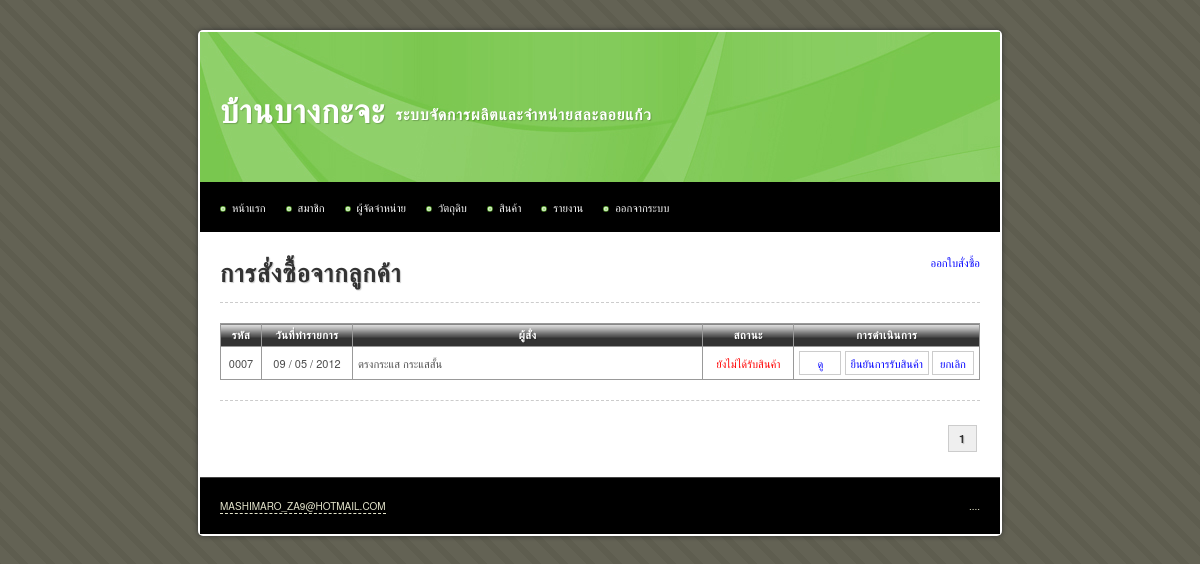
Before: /main/product_order.php (signed in) with the older database file.
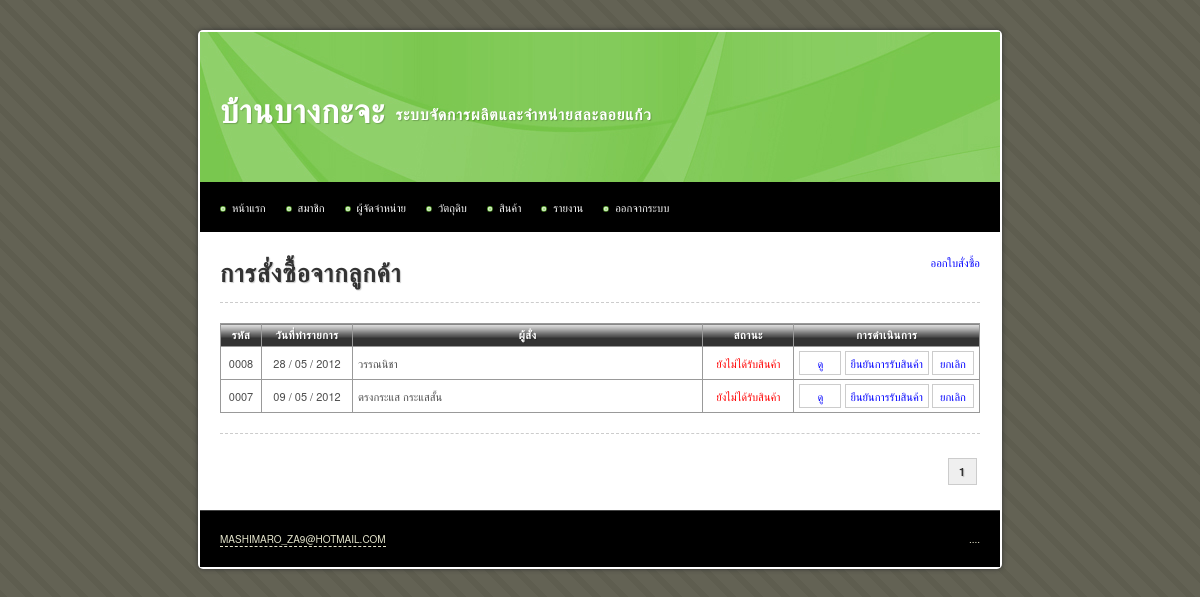
After: the same page with the newer database file.
### tables this page shows
CREATE TABLE IF NOT EXISTS `product_order` (
  `id` int(10) unsigned NOT NULL AUTO_INCREMENT,
  `orderer` varchar(255) NOT NULL,
  `tel` varchar(255) NOT NULL,
  `description` text,
  `is_receive` tinyint(1) unsigned NOT NULL DEFAULT '0' COMMENT '0 = ยังไม่ได้รับ, 1 = รับแล้ว',
  `is_produced` tinyint(1) unsigned NOT NULL DEFAULT '0' COMMENT '0 = ยังไม่ได้ผลิต, 1 = ผลิตแล้ว',
  `date_receive` date NOT NULL,
  `date_create` date NOT NULL,
  `date_update` timestamp NOT NULL DEFAULT CURRENT_TIMESTAMP ON UPDATE CURRENT_TIMESTAMP,
  PRIMARY KEY (`id`)
);

### iic_tools/helpers/iic_utilities_helper.php (called while the page is built, shortened)
<?php
function change_date_format($date, $old_separator = "-", $old_format = 'y-m-d', $new_separator = " / ", $new_format = "d-m-y")
{
	@list($_old_format_path1, $_old_format_path2, $_old_format_path3) = explode('-', $old_format);
	@list($_date_path[$_old_format_path1], $_date_path[$_old_format_path2], $_date_path[$_old_format_path3]) = explode($old_separator, $date);
	@list($_new_format_path1, $_new_format_path2, $_new_format_path3) = explode('-', $new_format);
	$_new_date = $_date_path[$_new_format_path1].$new_separator.$_date_path[$_new_format_path2].$new_separator.$_date_path[$_new_format_path3];
	return $_new_date;
}
function zero_fill($length, $data)
{
	while(strlen($data) < $length)
	{
		$data = '0'.$data;
	}
	return $data;
}

### main/product_order.php (the view, shortened to what this page needs)
<?php
$sql		= 'SELECT * FROM product_order';
$query		= mysql_query($sql) or die(mysql_error());
$total_rows = mysql_num_rows($query);
$rows_per_page = 10;
$limit_start = ($_GET['page'] - 1) * $rows_per_page;
$target = 'product_order.php?page=';
?>
<!DOCTYPE html PUBLIC "-//W3C//DTD XHTML 1.0 Transitional//EN" "http://www.w3.org/TR/xhtml1/DTD/xhtml1-transitional.dtd">
<html xmlns="http://www.w3.org/1999/xhtml">
<head>
<?php include("inc.css.php"); ?>
</head>
<body>
<div id="container">
	<?php include("inc.header.php"); ?>
	<div id="content">
		<a href="product_order_create.php" class="float_r">ออกใบสั่งซื้อ</a>
		<h1>การสั่งซื้อจากลูกค้า</h1>
		<hr />
			<table width="100%" border="1" align="center" cellpadding="5" cellspacing="0">
				<thead>
					<tr>
						<th width="30">รหัส</th>
						<th width="80">วันที่ทำรายการ</th>
						<th>ผู้สั่ง</th>
						<th width="80">สถานะ</th>
						<th width="100">การดำเนินการ</th>
					</tr>
				</thead>
				<tbody>
					<?php
					$sql = 'SELECT *
							FROM product_order
							ORDER BY product_order.id DESC
							LIMIT '.$limit_start.', '.$rows_per_page;
					$query = mysql_query($sql) or die(mysql_error());
					$query_rows	= mysql_num_rows($query);
					if($query_rows > 0)
					{
						while($data = mysql_fetch_array($query))
						{
							$status = ($data['is_receive'] == 0) ? '<span class="red">ยังไม่ได้รับสินค้า</span>' : '<span class="green">รับสินค้าแล้ว</span>';
							echo '	<tr>
										<td class="center">'.zero_fill(4, $data['id']).'</td>
										<td class="center">'.change_date_format($data['date_create']).'</td>
										<td>'.$data['orderer'].'</td>
										<td class="center">'.$status.'</td>
										<td class="center nowarp">
											<a class="button" href="product_order_read.php?id='.$data['id'].'">ดู</a>
											<a class="button" href="product_order_confirm_receive.php?id='.$data['id'].'">ยืนยันการรับสินค้า</a>
											<a class="button" href="product_order_delete.php?id='.$data['id'].'">ยกเลิก</a>
										</td>
									</tr>';
						}
					}
					else
					{
						echo '<tr><td colspan="7" class="center">ไม่มีข้อมูล</td></tr>';
					}
					?>
				</tbody>
			</table>
		<hr />
		<div class="pagination">
			<?php echo get_pagination($total_rows, $target, $_GET['page'], $rows_per_page); ?>
		</div>
	</div>
	<?php include("inc.footer.php"); ?>
</div>
</body>
</html>

### main/inc.css.php
<link rel="stylesheet" type="text/css" href="../iic_tools/css/aristo/Aristo.css" />
<link rel="stylesheet" type="text/css" href="../iic_tools/css/iic_layout.css" />
<link rel="stylesheet" type="text/css" href="../iic_tools/css/iic_style.css" />
<link rel="stylesheet" type="text/css" href="../css/style.css" />

### main/inc.header.php (shortened to what this page needs)
<div id="header">
	<h1>บ้านบางกะจะ</h1>
	<h2>ระบบจัดการผลิตและจำหน่ายสละลอยแก้ว</h2>
</div>
<div id="menu">
	<ul>
		<li><a href="index.php">หน้าแรก</a></li>
		<li><a href="member.php">สมาชิก</a></li>
		<li><a href="supplier.php">ผู้จัดจำหน่าย</a></li>
		<li><a href="material.php">วัตถุดิบ</a>
			</li>
		<li><a href="product.php">สินค้า</a>
		</li>
		<li>
			<a href="#">รายงาน</a>
		</li>
		<li><a href="logout.php">ออกจากระบบ</a></li>
	</ul>
</div>

### iic_tools/helpers/iic_crud_helper.php (shortened to what this page needs)
<?php
function get_pagination($total_rows, $target, $current_page, $rows_per_page = 10)
{
	$_total_page = ceil($total_rows / $rows_per_page);
	$_pagination = '';
	$_loop = 1;
	while($_loop <= $_total_page)
	{
		if($_loop <= 3 || $_loop > ($_total_page - 3))
		{
			if($_loop == $current_page)
			{
				$_pagination .= '<strong>'.$_loop.'</strong>';
			}
			else
			{
				$_pagination .= '<a href="'.$target.$_loop.'" title="Page '.$_loop.'">&nbsp;'.$_loop.'&nbsp;</a>';
			}
		}
		$_loop++;
	}
	return $_pagination;
}

### main/inc.footer.php
<div id="footer">
	<p class="copyright"><a href="http://famfamfam.com/">mashimaro_za9@hotmail.com</a></p>
	<p class="links">....</p>
</div>

### iic_tools/css/iic_layout.css (style rules this page uses)
html, body, div, span, applet, object, iframe, h1, h2, h3, h4, h5, h6, p, blockquote, pre, a, abbr, acronym, address, big, cite, code, del, dfn, em, font, img, ins, kbd, q, s, samp, small, strike, strong, sub, sup, tt, var, b, u, i, center, dl, dt, dd, ol, ul, li, fieldset, form, label, legend, table, caption, tbody, tfoot, thead, tr, th, td { margin:0; padding:0; border:0; outline:0; font-size:100%; vertical-align:baseline; background:transparent }
ol, ul { list-style:none }
table { border-collapse:collapse; border-spacing:0 }
body { font: 14px/1.5 'Microsoft Sans Serif', 'Helvetica Neue', Arial, 'Liberation Sans', FreeSans, sans-serif }
hr { border:0 #ccc solid; border-top-width:1px; clear:both; height:0 }
h1 { font-size:25px }
h2 { font-size:23px }
li { margin-left:30px }
p, dl, hr, h1, h2, h3, h4, h5, h6, h7, ol, ul, pre, table, address, fieldset { margin-bottom:20px }

### iic_tools/css/iic_style.css (style rules this page uses)
.float_r { float: right; }
.center { text-align: center; }
.nowarp { white-space: nowrap; }
.red { color: #F00; }
a:link { color: #00F; text-decoration: none; }
thead th { background-image: url(../img/bg_th.png); white-space: nowrap; }
a[class^=button] { color: #4F4F4F }
.pagination { float: right; margin: 8px 0px; text-align: right; }
.pagination strong, .pagination .current { border: 1px solid #CCC; background-color: #EFEFEF; padding: 5px 10px; margin: 0px 3px; }

### css/style.css (style rules this page uses)
body { margin: 30px 0px 20px 0px; padding: 0; background: #D7D7BD url(../images/img01.png) repeat; text-align: justify; line-height: 20px; font-size: 11px; color: #4C4C4C; }
h1, h2, h3, h4, h5, h6, th, b, strong { color: #333; letter-spacing: 1px; text-shadow: 1px 1px 1px rgba(0, 0, 0, 0.2); -moz-text-shadow: 1px 1px 1px rgba(0, 0, 0, 0.2); -webkit-text-shadow: 1px 1px 1px rgba(0, 0, 0, 0.2); }
hr { border-style: dashed; }
#container { background: #FFF; display: table; width: 800px; margin: auto; padding: 2px; border-radius: 5px; -moz-border-radius: 5px; -webkit-border-radius: 5px; box-shadow: 0px 0px 5px #333; -moz-box-shadow: 0px 0px 5px #333; -webkit-box-shadow: 0px 0px 5px #333; }
#content { background: #FFF; padding: 20px; }
#content h1 { margin-top: 10px; }
a.button { border: 1px solid #CCC; color: #00F; display: inline-block; margin: 3px 0px; min-width: 30px; padding: 1px 5px; }
table { border: 1px solid #000; border-collapse: collapse; width: 100% }
table td, table th { padding: 1px 5px; border: 1px solid #999; border-collapse: collapse; }
table th { background-color: #333; border: 1px solid #999; color: #FFF; text-align: center; letter-spacing: 0.5px; }
#header { width: 800px; height: 150px; margin: 0px auto; background: #FFAC16 url(../images/img03.jpg) no-repeat left top; }
#header h1, #header h2 { margin: 0px; padding: 0; text-transform: uppercase; font-family: Arial, Helvetica, sans-serif; font-weight: bold; color: #FFFFFF; }
#header h1 { float: left; padding: 70px 10px 10px 20px; font-size: 3em; }
#header h2 { padding: 73px 10px 0px 0px; font-size: 1.4em; }
#menu { background: #000; height: 50px; line-height: 50px; margin: 0px auto; padding: 0 0 0 20px; }
#menu ul { margin: 0px; list-style: none; }
#menu ul li { float: left; margin-left: 0px; position: relative; }
#menu ul li a { display: block; border: none; background: url(../images/img05.jpg) no-repeat left 55%; padding: 0px 0px 0px 12px; margin-right: 20px; text-decoration: none; color: #FFFFFF; }
#footer { clear: both; width: 800px; height: 38px; margin: 0px auto; padding-top: 18px; border-top: 1px solid #444444; background: #000000; text-transform: uppercase; font-size: 10px; color: #E5E5CC; }
#footer .copyright { float: left; margin: 0px; padding-left: 20px; text-align: center; }
#footer .links { float: right; margin: 0px; padding-right: 20px; text-align: center; }
#footer a { border-bottom: 1px #E5E5CC dashed; text-decoration: none; color: #E5E5CC; }

Changed rows visible on the page:
added product_order: id "0008", date_create "28 / 05 / 2012", orderer "วรรณนิชา", is_receive "ยังไม่ได้รับสินค้า"
